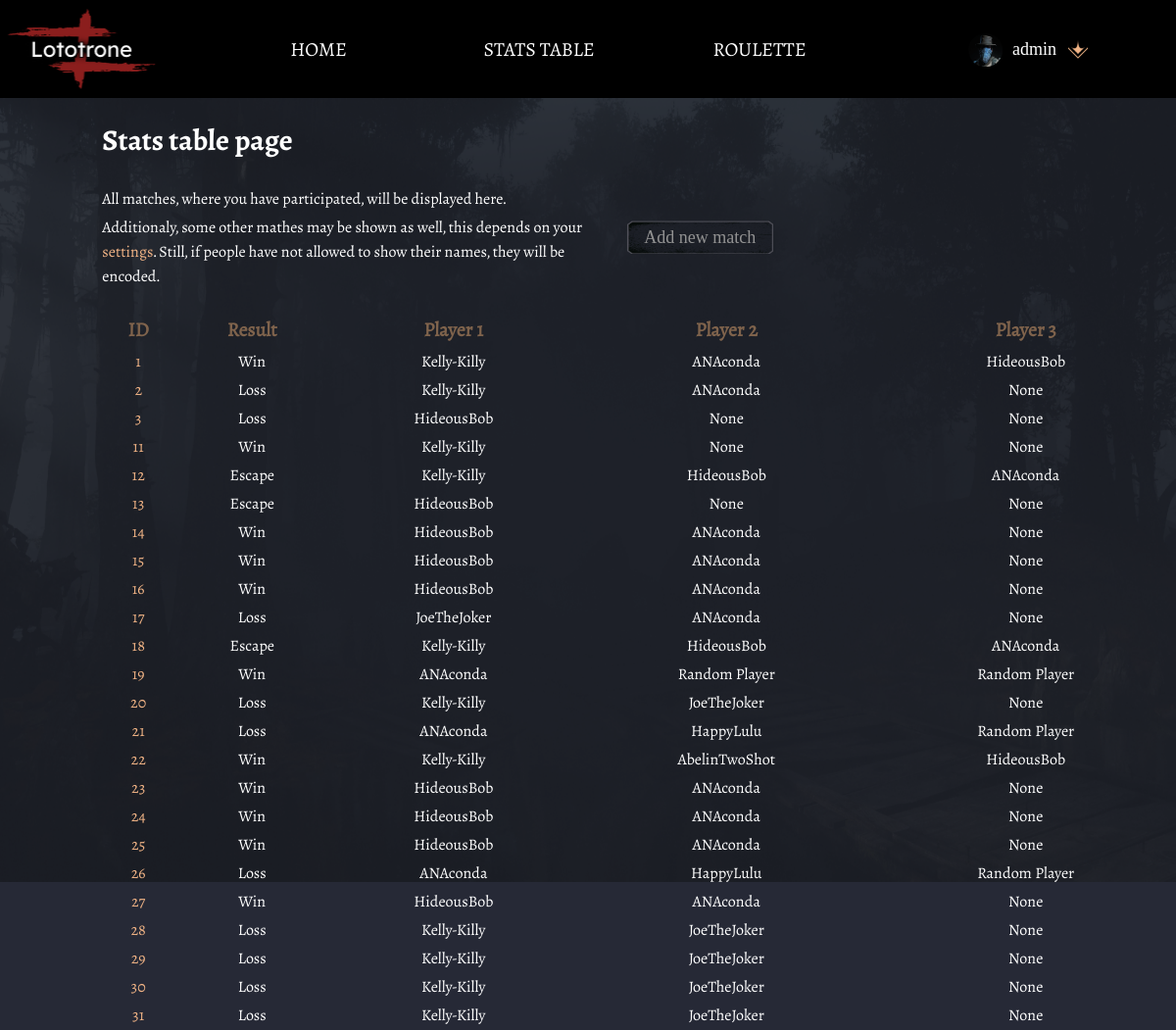
Screenshot of /stats/ (signed in) with the database file from the repository.
### stats/models/match.py (models this page shows, shortened)
class Match(models.Model):
    wl_status = models.FloatField(
        blank=False, default=0, validators=[ListedValueValidator((0, 0.5, 1))]
    )
    date = models.DateField(default=datetime.date.today)
    kills_total = models.IntegerField(
        blank=False,
        default=0,
    )
    playtime = models.DurationField(blank=False)
    map = models.ForeignKey(
        Map,
        verbose_name=_("Map of the match"),
        on_delete=models.PROTECT,
        related_name="map_of_match",
        blank=True,
        null=True,
    )
    kills_validators = [
        NonNegativeValidator(_("kills")),
    ]
    assists_validators = [
        NonNegativeValidator(_("assists")),
    ]
    deaths_validators = [
        NonNegativeValidator(_("deaths")),
    ]
    bounty_validators = [
        NonNegativeValidator(_("bounty")),
    ]
    player_1 = models.ForeignKey(Player, on_delete=models.PROTECT, related_name='player_1_name', null=False, blank=False)
    player_1_primary_weapon = models.ForeignKey(
        Weapon,
        on_delete=models.PROTECT,
        related_name='player_1_primary_weapon',
        null=True,
    )
    player_1_primary_ammo_A = models.ForeignKey(
        AmmoType,
        on_delete=models.PROTECT,
        related_name='player_1_primary_weapon_ammo_A',
        default=AmmoType.objects.get(name="Standard").id,
        null=True,
    )
    player_1_primary_ammo_B = models.ForeignKey(
        AmmoType,
        on_delete=models.PROTECT,
        related_name='player_1_primary_weapon_ammo_B',
        default=None,
        null=True,
        blank=True,
    )
    player_1_secondary_weapon = models.ForeignKey(
        Weapon,
        on_delete=models.PROTECT,
        related_name='player_1_secondary_weapon',
        null=True,
    )
    player_1_secondary_ammo_A = models.ForeignKey(AmmoType, on_delete=models.PROTECT,
                                                  related_name='player_1_secondary_weapon_ammo_A',
                                                  default=AmmoType.objects.get(name="Standard").id,
                                                  null=True,
                                                  )
    player_1_secondary_ammo_B = models.ForeignKey(AmmoType,
                                                  on_delete=models.PROTECT,
                                                  related_name='player_1_secondary_weapon_ammo_B',
                                                  default=None,
                                                  null=True,
                                                  blank=True,
                                                  )
    player_1_kills = models.IntegerField(
        default=0,
        validators=kills_validators,
    )
    player_1_assists = models.IntegerField(
        default=0,
        validators=assists_validators,
    )
    player_1_deaths = models.IntegerField(
        default=0,
        validators=deaths_validators,
    )
    player_1_bounty = models.IntegerField(
        _("player 1 bounty"),
        default=0,
        validators=bounty_validators,
        null=False,
        blank=True,
    )
    player_1_signature = models.BooleanField(
        _("player 1 signature"),
        default=False,
        blank=True,
    )  # this fiels certifies that player 1 privided his side of data
    player_2 = models.ForeignKey(Player,
                                 on_delete=models.PROTECT,
                                 related_name='player_2_name',
                                 null=True,
                                 blank=True
                                 )
    player_2_primary_weapon = models.ForeignKey(
        Weapon,
        on_delete=models.PROTECT,
        related_name='player_2_primary_weapon',
        null=True,
        blank=True,
    )
    player_2_primary_ammo_A = models.ForeignKey(
        AmmoType,
        on_delete=models.PROTECT,
        related_name='player_2_primary_weapon_ammo_A',
        null=True,
        blank=True,
    )
    player_2_primary_ammo_B = models.ForeignKey(
        AmmoType,
        on_delete=models.PROTECT,
        related_name='player_2_primary_weapon_ammo_B',
        default=None,
        null=True,
        blank=True,
    )
    player_2_secondary_weapon = models.ForeignKey(
        Weapon,
        on_delete=models.PROTECT,
        related_name='player_2_secondary_weapon',
        null=True,
        blank=True,
    )
    player_2_secondary_ammo_A = models.ForeignKey(AmmoType, on_delete=models.PROTECT,
                                                  related_name='player_2_secondary_weapon_ammo_A',
                                                  null=True,
                                                  blank=True,
                                                  )
    player_2_secondary_ammo_B = models.ForeignKey(AmmoType,
                                                  on_delete=models.PROTECT,
                                                  related_name='player_2_secondary_weapon_ammo_B',
                                                  default=None,
                                                  null=True,
                                                  blank=True,
                                                  )
    player_2_kills = models.IntegerField(
        default=0,
        validators=kills_validators,
        blank=True,
    )
    player_2_assists = models.IntegerField(
        default=0,
        validators=assists_validators,
        blank=True,
    )
    player_2_deaths = models.IntegerField(
        default=0,
        validators=deaths_validators,
        blank=True,
    )
    player_2_bounty = models.IntegerField(
        _("player 2 bounty"),
        default=0,
        validators=bounty_validators,
        null=False,
        blank=True,
    )
    player_2_signature = models.BooleanField(
        _("player 2 signature"),
        default=False,
        blank=True,
    )
    player_3 = models.ForeignKey(Player,
                                 on_delete=models.PROTECT,
                                 related_name='player_3_name',
                                 null=True,
                                 blank=True)
    player_3_primary_weapon = models.ForeignKey(
        Weapon,
        on_delete=models.PROTECT,
        related_name='player_3_primary_weapon',
        null=True,
        blank=True,
    )
    player_3_primary_ammo_A = models.ForeignKey(
        AmmoType,
        on_delete=models.PROTECT,
        related_name='player_3_primary_weapon_ammo_A',
        null=True,
        blank=True,
    )
    player_3_primary_ammo_B = models.ForeignKey(
        AmmoType,
        on_delete=models.PROTECT,
        related_name='player_3_primary_weapon_ammo_B',
        null=True,
        blank=True,
    )
    player_3_secondary_weapon = models.ForeignKey(
        Weapon,
        on_delete=models.PROTECT,
        related_name='player_3_secondary_weapon',
        null=True,
        blank=True,
    )
    player_3_secondary_ammo_A = models.ForeignKey(AmmoType, on_delete=models.PROTECT,
                                                  related_name='player_3_secondary_weapon_ammo_A',
                                                  null=True,
                                                  blank=True,
                                                  )
    player_3_secondary_ammo_B = models.ForeignKey(AmmoType,
                                                  on_delete=models.PROTECT,
                                                  related_name='player_3_secondary_weapon_ammo_B',
                                                  null=True,
                                                  blank=True,
                                                  )
    player_3_kills = models.IntegerField(
        default=0,
        validators=kills_validators,
        blank=True,
    )
    player_3_assists = models.IntegerField(
        default=0,
        validators=assists_validators,
        blank=True,
    )
    player_3_deaths = models.IntegerField(
        default=0,
        validators=deaths_validators,
        blank=True,
    )
    player_3_bounty = models.IntegerField(
        _("player 3 bounty"),
        default=0,
        validators=bounty_validators,
        null=False,
        blank=True,
    )
    player_3_signature = models.BooleanField(
        _("player 2 signature"),
        default=False,
        blank=True,
    )
    fights_locations = models.ManyToManyField(
        Compound,
        verbose_name=_("Place of a firefight")
    )
    correct_match = models.BooleanField(_("Match data is correct"), default=False)
    external = models.BooleanField(_("Externally added match"), default=False)
    class PlayerDuplicationError(Exception):
        """Exception is raised when we try to assign several players which cannot have duplicates.
        The only players which could have its own duplicates should be Unknown Hunter (aka deleted one), Random Hunter,
         and maybe some other.

        Atributes
            player - name or class of a player duplicate
            message (optional) - in case you'd like to change this
        """
    def players(self):
        """This func puts player classes into a tuple."""
        return self.player_1, self.player_2 or None, self.player_3 or None

### stats/models/player.py (models this page shows, shortened)
class Player(models.Model):
    username_validator = UnicodeUsernameValidator()
    username = models.OneToOneField(
        User,
        on_delete=models.PROTECT,
        validators=[username_validator],
        related_name="username_of_player",
        null=True,
        blank=True,
        unique=False,
        )
    use_alternative_name = models.BooleanField(default=False)
    also_known_as = models.CharField(
        max_length=50,
        verbose_name="Also known as",
        blank=True,
        validators = [UnicodeAndSpaceValidator(),],
        )
    allow_see_mathes = models.BooleanField(
        _("Allow other users see your matches."),
        default=False,
        )
    allow_see_name = models.BooleanField(
        _("Allow other users see your matches and your name."),
        default=False,
        )
    show_only_my_matches = models.BooleanField(
        _("Display only matches, where you have participated."),
        default=True,
        )
    verified_user = models.BooleanField(
        _("Allow stats of this player be used in common statistics."),
        default=False,
        )
    hash_key = models.CharField(
        _("Hash key of this user."),
        max_length=32,
        null=True,
        blank=True,
        )
    hash_redeemable = models.BooleanField(
        _("May be redeemed by a user"),
        default=False,
        )
    show_tooltips = models.BooleanField(
        _("States whether tooltips and usage hints are visible."),
        default=True
        )
    created_by = models.ForeignKey(
        User,
        verbose_name=_("Showss who is the creator of this player. It's used only while player is not assigned to a user."),
        on_delete=models.SET( User.objects.get(username='UnknownHunter').pk),
        related_name= 'creator', # do I even need this if 'Player.objects.filter(created_by = active_user)'
        blank = True,
        null = True,
        )
    may_be_duplicate = models.BooleanField(
        _("Allows this player to have duplicate in match. Service field."),
        default = False
        )
    encode = False
    def __str__(self) -> str:
        encode = self.encode
        if self.use_alternative_name:
            result =  self.also_known_as
        else:
            try:
                result =  self.username.username
            except AttributeError:
                result = self.also_known_as
        if encode:
            return 'Player '+ self.encode_md5(result)[:6]
        else:
            return result

### stats/views/matches_table.py (the view)
# urls.py: path("", stats.views.matches_table.show_stats_table, name="table"),
@login_required
def show_stats_table(request: WSGIRequest):
    user = get_credentials(request)
    if not request.user.is_staff:
        if user["has_aka"]:
            look_for_user = m.Player.objects.get(also_known_as=user["playername"])
        else:
            look_for_user = User.objects.get(
                username=user["username"]
            ).username_of_player
        p1_group = m.Match.objects.filter(player_1=look_for_user)
        p2_group = m.Match.objects.filter(player_2=look_for_user)
        p3_group = m.Match.objects.filter(player_3=look_for_user)
        if request.user.username_of_player.show_only_my_matches:
            filtered_matches = []
        else:
            all_matches = m.Match.objects.all()
            filtered_matches = [
                match for match in all_matches if match.display_allowed()
            ]
            hashed_matches = [match.set_encoding() for match in filtered_matches]
        result_as_list = sorted(
            chain(p1_group, p2_group, p3_group, filtered_matches), key=attrgetter("id")
        )
        result_as_set = set(result_as_list)
        result_ready = list(result_as_set)
        result_ready.reverse()
    else:
        result_ready = m.Match.objects.all()
    response = render(
        request, "stats_list.html", {"matches": result_ready, "user": user}
    )
    return response

### stats/templates/stats_list.html (shortened to what this page needs)
{% extends 'base.html' %}
{% block content %}
<head>
    <link rel="stylesheet" href="/static/styles/statsList.css?{% now "U" %}">
</head>
<body>
    <main>
        <div id="spaceleft"></div>
        <div id="core">
            <h1 class="heading-big">
                Stats table page
            </h1>
            <div id="table-header">
                <div id="description">
                    <p style="max-width: 570px">
                        All matches, where you have participated, will be displayed here.
                    </p><p>
                        Additionaly, some other mathes may be shown as well,
                        this depends on your  <a href="{% url 'profile_settings' %}">settings</a>. Still, if people have not allowed to show their names, they will be encoded.
                    </p>
                </div>
                <div id="add">
                    <a href="{% url 'stats:add' %}" id="add-match">Add new match</a>
                </div>
            </div>
            <table>
                <th>ID</th>
                <th>Result</th>
                <th>Player 1</th>
                <th>Player 2</th>
                <th>Player 3</th>
                {% for match in matches %}
                <tr>
                    <td>
                        <a href="{% url 'stats:match_details' match.id %}">{{ match.id }}</a>
                    </td>
                    <td>
                        {% if match.wl_status == 1 %}Win{% endif %}
                        {% if match.wl_status == 0 %}Loss{% endif %}
                        {% if match.wl_status == 0.5 %}Escape{% endif %}
                    </td>
                    <td>{{ match.player_1 }}</td>
                    <td>{% if match.player_2 != 'None' %}{{ match.player_2 }}{% endif %}</td>
                    <td>{% if match.player_3 == 'None' %} {% else %}{{ match.player_3 }}{% endif %}</td>
                </tr>
                {% endfor%}
            </table>
        </div>
    </main>
</body>
{% endblock %}

### templates/base.html (shortened to what this page needs)
{% load static %}
<!doctype html>
<html lang="en">
  <head>
  </head>
  <body style="margin: 0;">
    <div class="header_bar">
      <div class="logo">
        <img src="{% static 'images/logo.png' %}"  alt="logo" width="167" height="100">
      </div>
      <div class="tabs">
        <a href="{% url 'home' %}" class="tab">HOME</a>
        <a href="{% url 'stats:table' %}" class="tab">STATS TABLE</a>
        <a href="{% url 'roulette:index' %}" class="tab">ROULETTE</a>
      </div>
      <div class="user_area">
        {% include 'registration/user_area.html' %}
      </div>
    </div>
    {% block content %}
    {% endblock  %}
  </body>
</html>

### templates/registration/user_area.html (shortened to what this page needs)
<head>
    <link rel="stylesheet" href="/static/styles/service.css?{% now "U" %}">
</head>
{% block content %}
{% if not user.anonymous %}
<div id="user_bar">
    <div class="playername"  onclick="subMenu('settings')">
        <img src="/static/images/hunter.png" alt="" height="35" width="35" style="padding-right: 10px;" onclick="subMenu('settings')">
        {{user.name}}
        <div height="24" width="24" class='dropdown-icon' onclick="subMenu('settings')"></div>
    </div>
</div>
{% endif %}
{% endblock %}

### rows the page displays
Match: id "1", wl_status "Win", player_1 "Kelly-Killy", player_2 "ANAconda", player_3 "HideousBob"
Match: id "2", wl_status "Loss", player_1 "Kelly-Killy", player_2 "ANAconda", player_3 "None"
Match: id "3", wl_status "Loss", player_1 "HideousBob", player_2 "None", player_3 "None"
Match: id "11", wl_status "Win", player_1 "Kelly-Killy", player_2 "None", player_3 "None"
Match: id "12", wl_status "Escape", player_1 "Kelly-Killy", player_2 "HideousBob", player_3 "ANAconda"
Match: id "13", wl_status "Escape", player_1 "HideousBob", player_2 "None", player_3 "None"
Match: id "14", wl_status "Win", player_1 "HideousBob", player_2 "ANAconda", player_3 "None"
Match: id "15", wl_status "Win", player_1 "HideousBob", player_2 "ANAconda", player_3 "None"
Match: id "16", wl_status "Win", player_1 "HideousBob", player_2 "ANAconda", player_3 "None"
Match: id "17", wl_status "Loss", player_1 "JoeTheJoker", player_2 "ANAconda", player_3 "None"
Match: id "18", wl_status "Escape", player_1 "Kelly-Killy", player_2 "HideousBob", player_3 "ANAconda"
Match: id "19", wl_status "Win", player_1 "ANAconda", player_2 "Random Player", player_3 "Random Player"
Match: id "20", wl_status "Loss", player_1 "Kelly-Killy", player_2 "JoeTheJoker", player_3 "None"
Match: id "21", wl_status "Loss", player_1 "ANAconda", player_2 "HappyLulu", player_3 "Random Player"
Match: id "22", wl_status "Win", player_1 "Kelly-Killy", player_2 "AbelinTwoShot", player_3 "HideousBob"
Match: id "23", wl_status "Win", player_1 "HideousBob", player_2 "ANAconda", player_3 "None"
Match: id "24", wl_status "Win", player_1 "HideousBob", player_2 "ANAconda", player_3 "None"
Match: id "25", wl_status "Win", player_1 "HideousBob", player_2 "ANAconda", player_3 "None"
Match: id "26", wl_status "Loss", player_1 "ANAconda", player_2 "HappyLulu", player_3 "Random Player"
Match: id "27", wl_status "Win", player_1 "HideousBob", player_2 "ANAconda", player_3 "None"
Match: id "28", wl_status "Loss", player_1 "Kelly-Killy", player_2 "JoeTheJoker", player_3 "None"
Match: id "29", wl_status "Loss", player_1 "Kelly-Killy", player_2 "JoeTheJoker", player_3 "None"
Match: id "30", wl_status "Loss", player_1 "Kelly-Killy", player_2 "JoeTheJoker", player_3 "None"
Match: id "31", wl_status "Loss", player_1 "Kelly-Killy", player_2 "JoeTheJoker", player_3 "None"

### other values shown
{{ user.name }} "admin"
